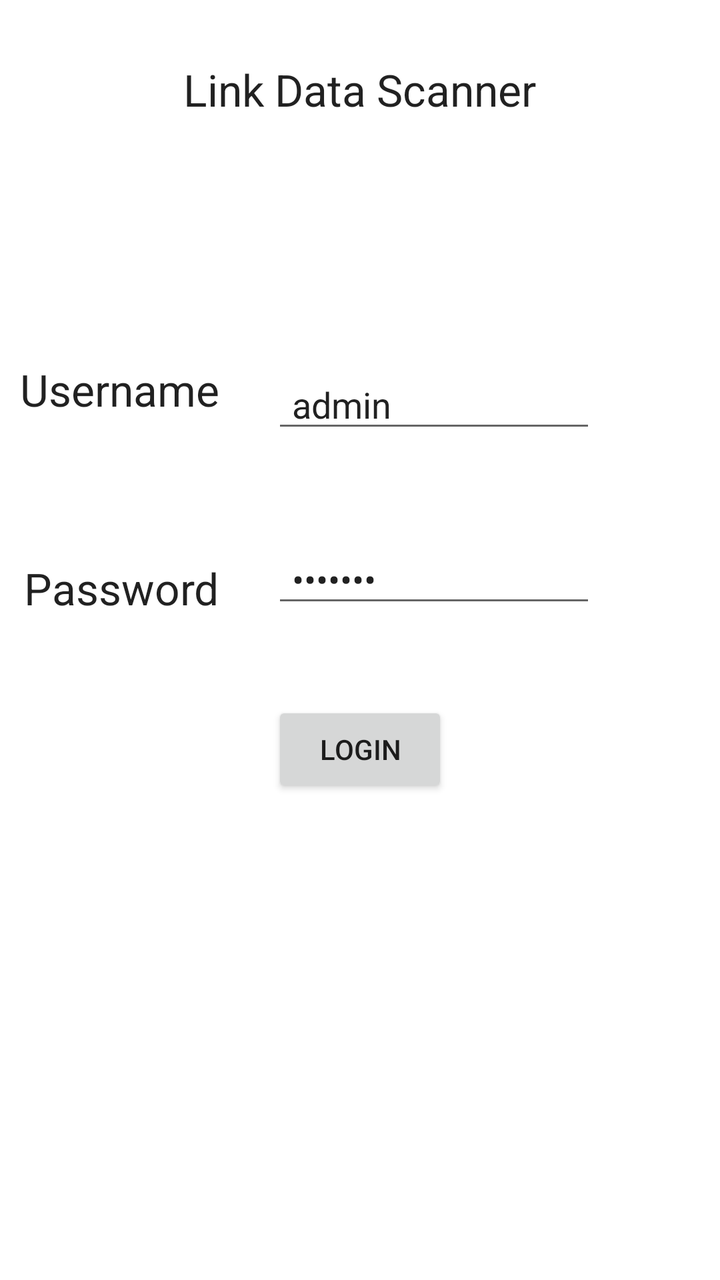
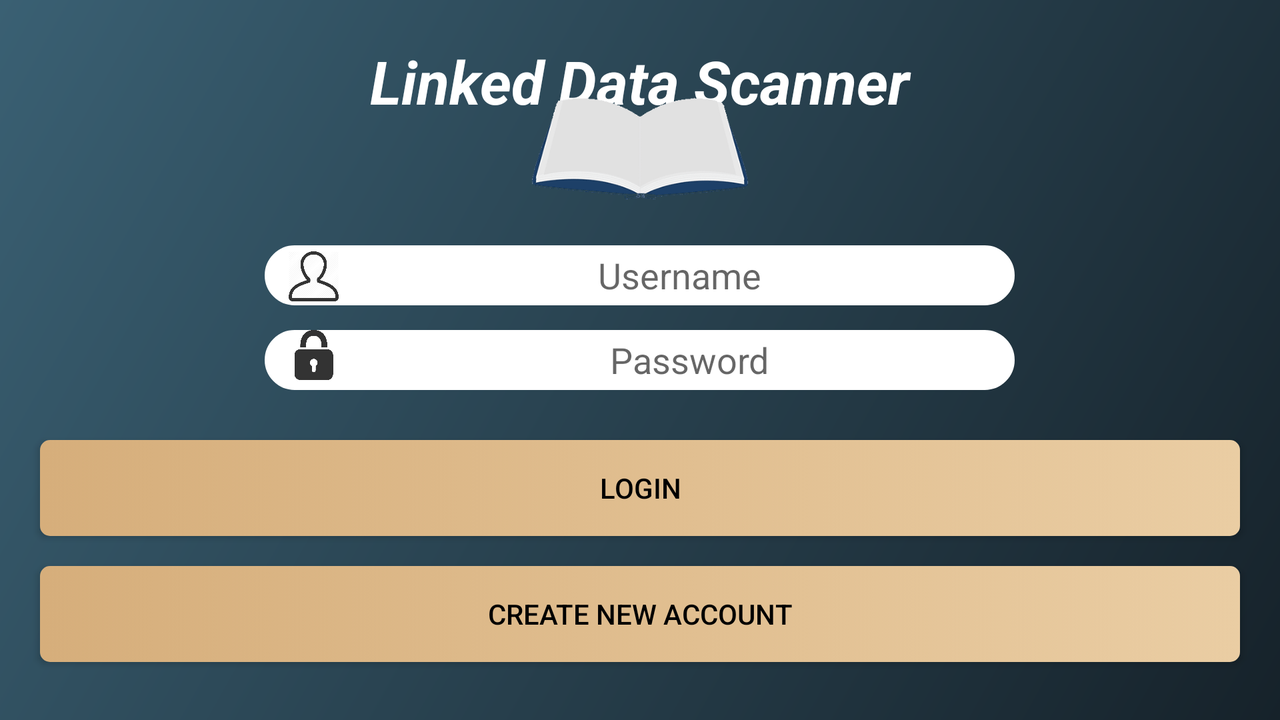

An Android layout and its configuration variant, each rendered on a device that would load it. The default file and the variant file are quoted in full after the pictures.
<!-- AndroidManifest.xml: application theme AppTheme -->
<!-- res/layout/login_screen.xml -->
<?xml version="1.0" encoding="utf-8"?>
<RelativeLayout xmlns:android="http://schemas.android.com/apk/res/android"
    android:layout_width="match_parent" android:layout_height="match_parent"
    android:weightSum="1"
    android:background="#FFFFFF">

    <TextView
        android:layout_width="wrap_content"
        android:layout_height="wrap_content"
        android:textAppearance="?android:attr/textAppearanceLarge"
        android:text="Username"
        android:id="@+id/textView"
        android:layout_alignParentTop="true"
        android:layout_alignParentLeft="true"
        android:layout_alignParentStart="true"
        android:layout_marginTop="180dp"
        android:paddingLeft="10dp" />

    <Button
        android:layout_width="wrap_content"
        android:layout_height="wrap_content"
        android:text="Login"
        android:id="@+id/loginButton"
        android:layout_gravity="center_vertical"
        android:layout_below="@+id/textView2"
        android:layout_centerHorizontal="true"
        android:layout_marginTop="42dp"
        android:onClick="onButtonClick" />

    <EditText
        android:layout_width="fill_parent"
        android:layout_height="wrap_content"
        android:id="@+id/TFusername"
        android:layout_alignTop="@+id/textView"
        android:layout_alignLeft="@+id/loginButton"
        android:layout_alignStart="@+id/loginButton"
        android:paddingRight="10dp"
        android:text="admin"
        android:layout_alignParentStart="false"
        android:paddingLeft="10dp"
        android:layout_alignParentTop="false"
        android:layout_alignParentLeft="false"
        android:layout_alignWithParentIfMissing="true"
        android:layout_alignRight="@+id/TFlogin_title"
        android:layout_alignEnd="@+id/TFlogin_title" />

    <TextView
        android:layout_width="wrap_content"
        android:layout_height="wrap_content"
        android:textAppearance="?android:attr/textAppearanceLarge"
        android:text="Password"
        android:id="@+id/textView2"
        android:layout_marginTop="58dp"
        android:layout_below="@+id/TFusername"
        android:layout_alignRight="@+id/textView"
        android:layout_alignEnd="@+id/textView"
        android:paddingLeft="10dp" />

    <EditText
        android:layout_width="fill_parent"
        android:layout_height="wrap_content"
        android:inputType="textPassword"
        android:ems="10"
        android:id="@+id/TFpassword"
        android:layout_above="@+id/loginButton"
        android:layout_alignLeft="@+id/loginButton"
        android:layout_alignStart="@+id/loginButton"
        android:paddingRight="10dp"
        android:text="default"
        android:paddingLeft="10dp"
        android:layout_alignRight="@+id/TFlogin_title"
        android:layout_alignEnd="@+id/TFlogin_title" />

    <TextView
        android:layout_width="wrap_content"
        android:layout_height="wrap_content"
        android:textAppearance="?android:attr/textAppearanceLarge"
        android:text="Link Data Scanner"
        android:id="@+id/TFlogin_title"
        android:layout_alignParentTop="true"
        android:layout_centerHorizontal="true"
        android:layout_alignWithParentIfMissing="false"
        android:layout_alignParentBottom="false"
        android:layout_alignParentLeft="false"
        android:padding="30dp" />

</RelativeLayout>
<!-- resources referenced by this layout -->
<resources>
  <style name="AppTheme" parent="Theme.AppCompat.Light.DarkActionBar">
          
          <item name="colorPrimary">@color/colorPrimary</item>
          <item name="colorPrimaryDark">@color/colorPrimaryDark</item>
          <item name="colorAccent">@color/colorAccent</item>
      </style>
</resources>
<!-- res/layout-land/login_screen.xml (the repository's variant of the layout above) -->
<!-- drawn on the phone turned sideways -->
<?xml version="1.0" encoding="utf-8"?>
<RelativeLayout xmlns:android="http://schemas.android.com/apk/res/android"
    android:layout_width="match_parent" android:layout_height="match_parent"
    android:weightSum="1"
    android:background="@drawable/background">

    <Button
        android:layout_width="match_parent"
        android:layout_height="wrap_content"
        android:text="Login"
        android:id="@+id/LoginButton"
        android:layout_gravity="center_vertical"
        android:onClick="onButtonClick"
        android:background="@drawable/button_design"
        android:layout_marginTop="25dp"
        android:paddingLeft="100dp"
        android:paddingRight="100dp"
        android:layout_below="@+id/TFpassword"
        android:layout_alignParentLeft="true"
        android:layout_alignParentStart="true"
        android:layout_marginLeft="20dp"
        android:layout_marginRight="20dp"
        android:textColor="#000000" />

    <TextView
        android:layout_width="375dp"
        android:layout_height="wrap_content"
        android:textAppearance="?android:attr/textAppearanceLarge"
        android:text="Linked Data Scanner"
        android:id="@+id/TFlogin_title"
        android:layout_alignWithParentIfMissing="false"
        android:padding="30dp"
        android:textColor="#ffffff"
        android:textAlignment="center"
        android:width="350dp"
        android:textStyle="bold|italic"
        android:textSize="30dp"
        android:layout_alignParentTop="true"
        android:layout_centerHorizontal="true"
        android:layout_marginTop="-10dp" />

    <Button
        android:layout_width="match_parent"
        android:layout_height="wrap_content"
        android:text="Create New Account"
        android:id="@+id/creationButton"
        android:onClick="onButtonClick"
        android:nestedScrollingEnabled="false"
        android:background="@drawable/button_design"
        android:layout_alignWithParentIfMissing="false"
        android:padding="10dp"
        android:layout_below="@+id/LoginButton"
        android:layout_alignParentLeft="true"
        android:layout_alignParentStart="true"
        android:layout_marginTop="15dp"
        android:layout_marginLeft="20dp"
        android:layout_marginRight="20dp"
        android:textColor="#000000" />

    <EditText
        android:id="@+id/TFusername"
        android:layout_width="wrap_content"
        android:layout_height="30dp"
        android:background="@drawable/textbox"
        android:paddingLeft="50dp"
        android:inputType="text"
        android:layout_alignWithParentIfMissing="false"
        android:layout_below="@+id/TFlogin_title"
        android:layout_alignLeft="@+id/TFpassword"
        android:textAlignment="center"
        android:paddingRight="10dp"
        android:hint="Username"
        android:layout_alignParentEnd="false"
        android:layout_marginTop="32dp"
        android:layout_alignEnd="@+id/TFlogin_title"
        android:layout_alignStart="@+id/TFlogin_title">

    </EditText>

    <EditText
        android:id="@+id/TFpassword"
        android:layout_width="wrap_content"
        android:layout_height="30dp"
        android:background="@drawable/textbox"
        android:paddingLeft="50dp"
        android:inputType="textPassword"
        android:layout_centerVertical="true"
        android:layout_alignEnd="@+id/TFlogin_title"
        android:textAlignment="center"
        android:hint="Password"
        android:layout_alignStart="@+id/TFlogin_title" />

    <ImageView
        android:layout_width="35dp"
        android:layout_height="25dp"
        android:id="@+id/imageView3"
        android:src="@mipmap/user"
        android:layout_alignTop="@+id/TFusername"
        android:layout_alignLeft="@+id/TFlogin_title"
        android:layout_alignStart="@+id/TFlogin_title"
        android:layout_marginLeft="7dp"
        android:layout_marginTop="3dp" />

    <ImageView
        android:layout_width="35dp"
        android:layout_height="25dp"
        android:id="@+id/imageView4"
        android:src="@mipmap/lock_icon2"
        android:layout_above="@+id/LoginButton"
        android:layout_alignLeft="@+id/imageView3"
        android:layout_alignStart="@+id/imageView3"
        android:layout_marginBottom="5dp" />

    <ImageView
        android:layout_width="wrap_content"
        android:layout_height="wrap_content"
        android:id="@+id/imageView8"
        android:src="@drawable/book_1"
        android:layout_alignBottom="@+id/TFlogin_title"
        android:layout_centerHorizontal="true"
        android:layout_marginTop="10dp"
        android:layout_marginBottom="-10dp" />

</RelativeLayout>
<!-- resources referenced by the variant -->
<!-- as the phone turned sideways resolves them -->
<resources>
  <!-- drawable background (drawable) -->
  <?xml version="1.0" encoding="utf-8"?>
  <shape xmlns:android="http://schemas.android.com/apk/res/android"
      android:shape="rectangle">
      <gradient
          android:startColor="#16222a"
          android:endColor="#3a6073"
          android:angle="135" />
  </shape>
  <!-- drawable book_1: png bitmap (drawable, 6932 bytes) -->
  <!-- drawable button_design (drawable) -->
  <?xml version="1.0" encoding="utf-8"?>
  
  <selector xmlns:android="http://schemas.android.com/apk/res/android" >
      <item android:state_pressed="true" >
          <shape android:shape="rectangle"  >
              <corners android:radius="5dp" />
              
              <solid android:color="#b58686" />
              
          </shape>
      </item>
      
      <item >
          <shape android:shape="rectangle"  >
              <corners android:radius="5dp" />
              
              
              <gradient android:angle="180" android:startColor="#eacda3" android:endColor="#d6ae7b" />
          </shape>
      </item>
  </selector>
  <!-- drawable textbox (drawable) -->
  <shape xmlns:android="http://schemas.android.com/apk/res/android"
      android:shape="rectangle">
      <solid android:color="#FFFFFF" />
      <stroke android:width="2.5dp"
          android:color="#FFFFFF" />
      <corners
          android:radius="20dp"/>
  </shape>
  <!-- mipmap lock_icon2: png bitmap (mipmap-hdpi, 7669 bytes) -->
  <!-- mipmap user: png bitmap (mipmap-hdpi, 34553 bytes) -->
  <style name="AppTheme" parent="Theme.AppCompat.Light.DarkActionBar">
          
          <item name="colorPrimary">@color/colorPrimary</item>
          <item name="colorPrimaryDark">@color/colorPrimaryDark</item>
          <item name="colorAccent">@color/colorAccent</item>
      </style>
</resources>
